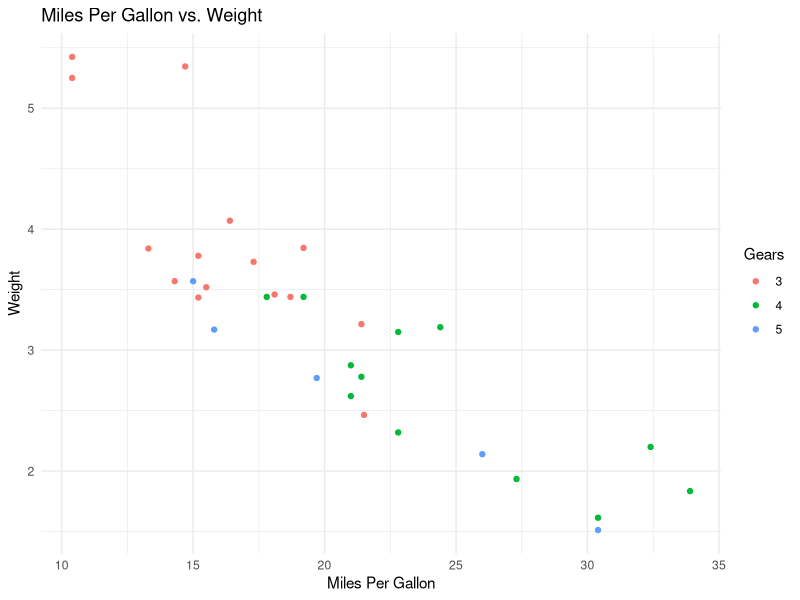

The R script that drew this image:
## ---- chunk 1
library(ggplot2)

data(mtcars)
ggplot(mtcars, aes(x = mpg, y = wt, color = factor(gear))) +
  geom_point() +
  theme_minimal() +
  labs(title = "Miles Per Gallon vs. Weight",
       x = "Miles Per Gallon",
       y = "Weight",
       color = "Gears")
